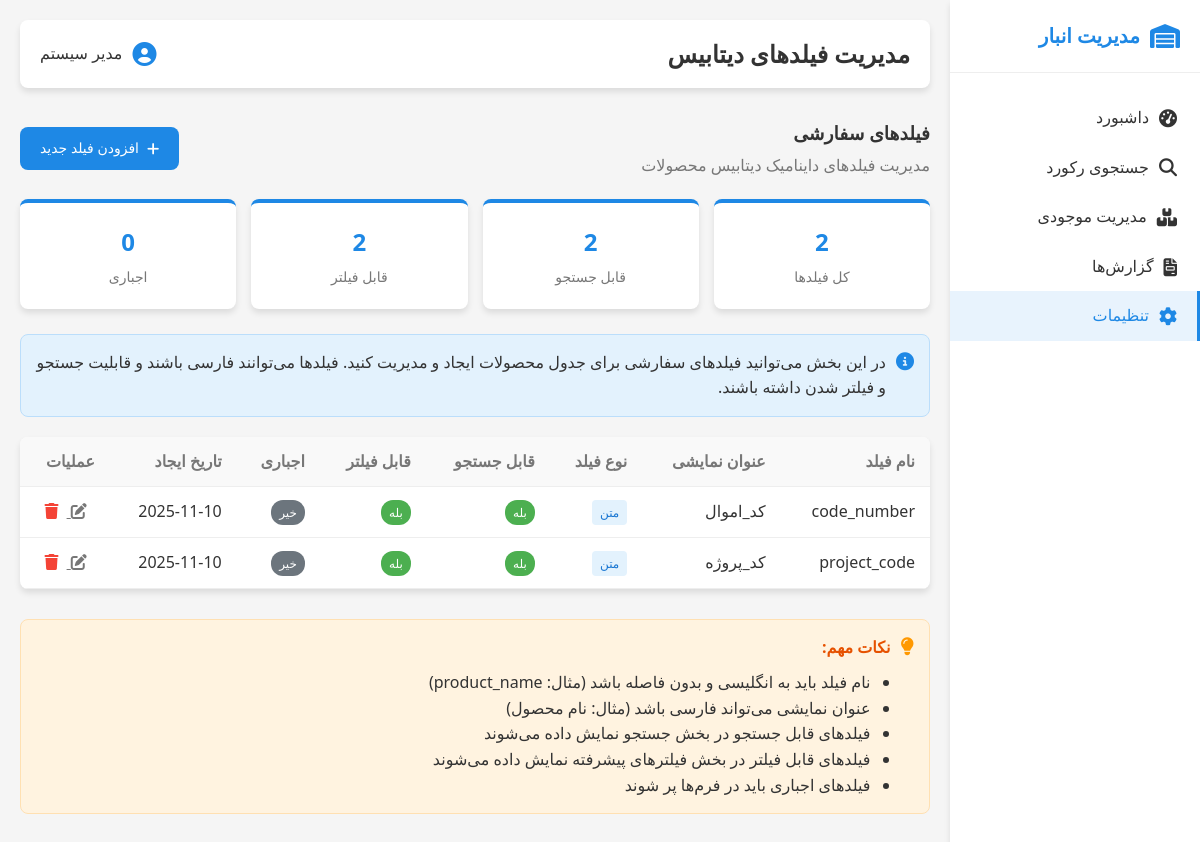
Screenshot of /settings/fields with the database file from the repository.
### tables this page shows
CREATE TABLE custom_fields (
                id INTEGER PRIMARY KEY AUTOINCREMENT,
                table_name TEXT NOT NULL,
                field_name TEXT NOT NULL,
                field_type TEXT NOT NULL,
                display_name TEXT NOT NULL,
                is_required INTEGER DEFAULT 0,
                is_searchable INTEGER DEFAULT 1,
                is_filterable INTEGER DEFAULT 1,
                sort_order INTEGER DEFAULT 0,
                created_at TIMESTAMP DEFAULT CURRENT_TIMESTAMP
            );

### routes/settings.py (the view)
@settings_bp.route('/settings/fields')
def manage_fields():
    fields = CustomField.get_all()
    return render_template('manage_fields.html', fields=fields)

### models/database.py (called while the page is built)
def get_db_connection():
    conn = sqlite3.connect(Config.DATABASE)
    conn.row_factory = sqlite3.Row
    return conn

### models/models.py (called while the page is built)
    @staticmethod
    def get_all():
        conn = get_db_connection()
        try:
            fields = conn.execute('SELECT * FROM custom_fields ORDER BY table_name, sort_order').fetchall()
            return fields
        finally:
            conn.close()

### templates/manage_fields.html (shortened to what this page needs)
{% extends "base.html" %}
{% block page_title %}مدیریت فیلدهای دیتابیس{% endblock %}
{% block content %}
<div class="settings-header">
    <div>
        <h3>فیلدهای سفارشی</h3>
        <p style="color: var(--text-light); margin-top: 5px;">مدیریت فیلدهای داینامیک دیتابیس محصولات</p>
    </div>
    <div class="settings-actions">
        <a href="{{ url_for('settings.add_field') }}" class="btn btn-primary">
            <i class="fas fa-plus"></i>
            افزودن فیلد جدید
        </a>
    </div>
</div>
<div class="stats-cards">
    <div class="stat-card">
        <div class="stat-value">{{ fields|length }}</div>
        <div class="stat-label">کل فیلدها</div>
    </div>
    <div class="stat-card">
        <div class="stat-value">{{ fields|selectattr('is_searchable')|list|length }}</div>
        <div class="stat-label">قابل جستجو</div>
    </div>
    <div class="stat-card">
        <div class="stat-value">{{ fields|selectattr('is_filterable')|list|length }}</div>
        <div class="stat-label">قابل فیلتر</div>
    </div>
    <div class="stat-card">
        <div class="stat-value">{{ fields|selectattr('is_required')|list|length }}</div>
        <div class="stat-label">اجباری</div>
    </div>
</div>
<div class="info-card">
    <i class="fas fa-info-circle"></i>
    <p>در این بخش می‌توانید فیلدهای سفارشی برای جدول محصولات ایجاد و مدیریت کنید. فیلدها می‌توانند فارسی باشند و قابلیت جستجو و فیلتر شدن داشته باشند.</p>
</div>
<div class="table-container">
    <table class="data-table">
        <thead>
            <tr>
                <th>نام فیلد</th>
                <th>عنوان نمایشی</th>
                <th>نوع فیلد</th>
                <th>قابل جستجو</th>
                <th>قابل فیلتر</th>
                <th>اجباری</th>
                <th>تاریخ ایجاد</th>
                <th>عملیات</th>
            </tr>
        </thead>
        <tbody>
            {% for field in fields %}
            <tr>
                <td>
                    <code>{{ field.field_name }}</code>
                </td>
                <td>{{ field.display_name }}</td>
                <td>
                    <span class="field-type-badge {{ field.field_type }}">
                        {% if field.field_type == 'TEXT' %}متن
                        {% elif field.field_type == 'INTEGER' %}عدد صحیح
                        {% elif field.field_type == 'REAL' %}عدد اعشاری
                        {% elif field.field_type == 'BOOLEAN' %}صحیح/غلط
                        {% elif field.field_type == 'DATE' %}تاریخ
                        {% elif field.field_type == 'DATETIME' %}تاریخ و زمان
                        {% else %}{{ field.field_type }}
                        {% endif %}
                    </span>
                </td>
                <td>
                    {% if field.is_searchable %}
                    <span class="badge badge-success">بله</span>
                    {% else %}
                    <span class="badge badge-secondary">خیر</span>
                    {% endif %}
                </td>
                <td>
                    {% if field.is_filterable %}
                    <span class="badge badge-success">بله</span>
                    {% else %}
                    <span class="badge badge-secondary">خیر</span>
                    {% endif %}
                </td>
                <td>
                    {% if field.is_required %}
                    <span class="badge badge-success">بله</span>
                    {% else %}
                    <span class="badge badge-secondary">خیر</span>
                    {% endif %}
                </td>
                <td>{{ field.created_at[:10] }}</td>
                <td>
                    <a href="{{ url_for('settings.edit_field', field_id=field.id) }}" class="btn-action" title="ویرایش">
                        <i class="fas fa-edit"></i>
                    </a>
                    <a href="{{ url_for('settings.delete_field', field_id=field.id) }}" class="btn-action btn-delete" title="حذف" onclick="return confirm('آیا از حذف فیلد \"{{ field.display_name }}\" مطمئن هستید؟')">
                        <i class="fas fa-trash"></i>
                    </a>
                </td>
            </tr>
            {% endfor %}
        </tbody>
    </table>
</div>
<div class="info-card" style="margin-top: 30px; background-color: #fff3e0; border-color: #ffe0b2;">
    <i class="fas fa-lightbulb" style="color: #ff9800;"></i>
    <div>
        <h4 style="margin-bottom: 10px; color: #e65100;">نکات مهم:</h4>
        <ul style="padding-right: 20px; margin-bottom: 0;">
            <li>نام فیلد باید به انگلیسی و بدون فاصله باشد (مثال: product_name)</li>
            <li>عنوان نمایشی می‌تواند فارسی باشد (مثال: نام محصول)</li>
            <li>فیلدهای قابل جستجو در بخش جستجو نمایش داده می‌شوند</li>
            <li>فیلدهای قابل فیلتر در بخش فیلترهای پیشرفته نمایش داده می‌شوند</li>
            <li>فیلدهای اجباری باید در فرم‌ها پر شوند</li>
        </ul>
    </div>
</div>
{% endblock %}

### templates/base.html (style rules this page uses)
:root { --primary-color: #1e88e5; --primary-dark: #1565c0; --primary-light: #64b5f6; --secondary-color: #f5f5f5; --text-color: #333; --text-light: #777; --white: #ffffff; --success: #4caf50; --warning: #ff9800; --error: #f44336; --shadow: 0 4px 6px rgba(0, 0, 0, 0.1); --border-radius: 8px; }
* { margin: 0; padding: 0; box-sizing: border-box; font-family: 'Segoe UI', Tahoma, Geneva, Verdana, sans-serif; }
body { background-color: var(--secondary-color); color: var(--text-color); line-height: 1.6; direction: rtl; }

### templates/manage_fields.html (style rules this page uses)
.settings-header { display: flex; justify-content: space-between; align-items: center; margin-bottom: 20px; flex-wrap: wrap; gap: 15px; }
.settings-actions { display: flex; gap: 10px; }
.info-card { background-color: #e3f2fd; border: 1px solid #bbdefb; border-radius: var(--border-radius); padding: 15px; margin-bottom: 20px; display: flex; align-items: flex-start; }
.info-card i { color: var(--primary-color); margin-left: 10px; font-size: 18px; margin-top: 2px; }
.table-container { overflow-x: auto; background-color: var(--white); border-radius: var(--border-radius); box-shadow: var(--shadow); }
.data-table { width: 100%; border-collapse: collapse; }
.data-table th, .data-table td { padding: 12px 15px; text-align: right; border-bottom: 1px solid #eee; }
.data-table th { background-color: #f9f9f9; font-weight: 600; color: var(--text-light); }
.badge { padding: 4px 8px; border-radius: 12px; font-size: 12px; font-weight: 500; }
.badge-success { background-color: var(--success); color: white; }
.badge-secondary { background-color: #6c757d; color: white; }
.field-type-badge { padding: 4px 8px; border-radius: 4px; font-size: 12px; font-weight: 500; }
.field-type-badge.TEXT { background-color: #e3f2fd; color: #1976d2; }
.btn-action { background: none; border: none; cursor: pointer; color: var(--text-light); margin-right: 8px; transition: color 0.3s; font-size: 16px; }
.btn-delete { color: var(--error) !important; }
.btn { display: inline-flex; align-items: center; padding: 10px 20px; border-radius: var(--border-radius); text-decoration: none; font-weight: 500; transition: all 0.3s; border: none; cursor: pointer; font-size: 14px; }
.btn i { margin-left: 8px; }
.btn-primary { background-color: var(--primary-color); color: var(--white); }
.stats-cards { display: grid; grid-template-columns: repeat(auto-fit, minmax(200px, 1fr)); gap: 15px; margin-bottom: 25px; }
.stat-card { background: var(--white); padding: 20px; border-radius: var(--border-radius); box-shadow: var(--shadow); text-align: center; border-top: 4px solid var(--primary-color); }
.stat-value { font-size: 24px; font-weight: bold; color: var(--primary-color); margin-bottom: 5px; }
.stat-label { color: var(--text-light); font-size: 14px; }

### rows the page displays
custom_fields: field_name "code_number", display_name "کد_اموال", field_type "متن", is_searchable "بله", is_filterable "بله", is_required "خیر", created_at "2025-11-10"
custom_fields: field_name "project_code", display_name "کد_پروژه", field_type "متن", is_searchable "بله", is_filterable "بله", is_required "خیر", created_at "2025-11-10"

### other values shown
{{ fields|length }} "2"
{{ fields|selectattr('is_searchable')|list|length }} "2"
{{ fields|selectattr('is_filterable')|list|length }} "2"
{{ fields|selectattr('is_required')|list|length }} "0"
